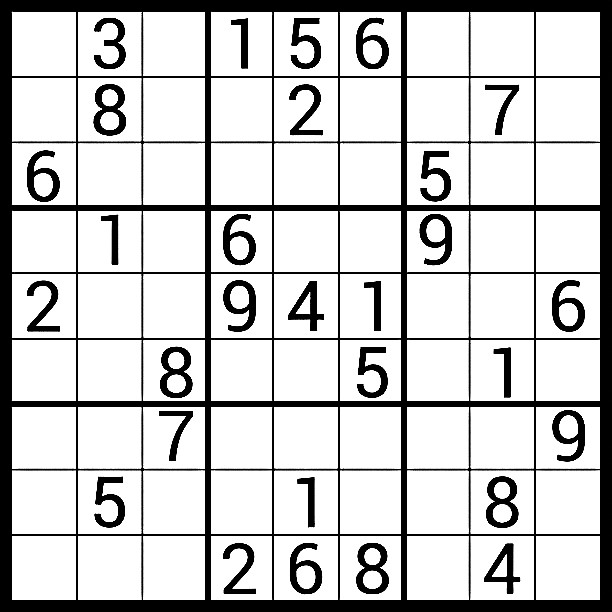
#> input picture Sudoku Solver/sudoku/3.jpg, 612 x 612 px
$ python -i utils.py   (imports and definitions only)   (older library calls are emulated)
#> lines starting #> are read from the running program, lines starting #| are printed output that depends on the picture; after the words box and inside, x2 and y2 are one past the last pixel; in counts of white or black regions, pixels touching at a corner belong together
#> further down, picture is the input picture: shape (612, 612, 3); min 0, max 255, mean 203.7
import cv2
import imutils
import numpy as np

# [7 lines left out: function resize_image, not called in this run]


def to_grayscale(img, method="mean", blocksize=91, c=7):
#> called with method = 'mean', blocksize = 41, c = 8
    img = cv2.GaussianBlur(img, ksize=(3, 3), sigmaX=0)
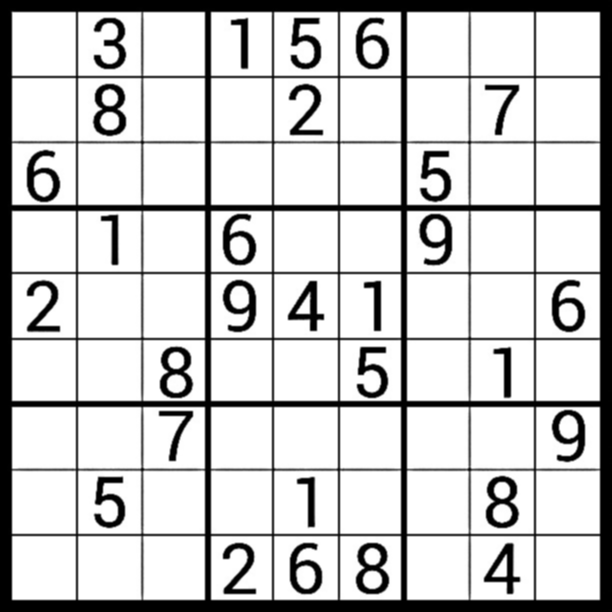
#> img: shape (612, 612, 3); min 0, max 255, mean 203.7
    gray = cv2.cvtColor(img, cv2.COLOR_RGB2GRAY)
    if method == "mean":
        adaptiveMethod = cv2.ADAPTIVE_THRESH_MEAN_C
    elif method == "gaussian":
        adaptiveMethod = cv2.ADAPTIVE_THRESH_GAUSSIAN_C
    thresh = cv2.adaptiveThreshold(gray,
                                    maxValue=255,
                                    adaptiveMethod=adaptiveMethod,
                                    thresholdType=cv2.THRESH_BINARY,
                                    blockSize=blocksize,
                                    C=c)
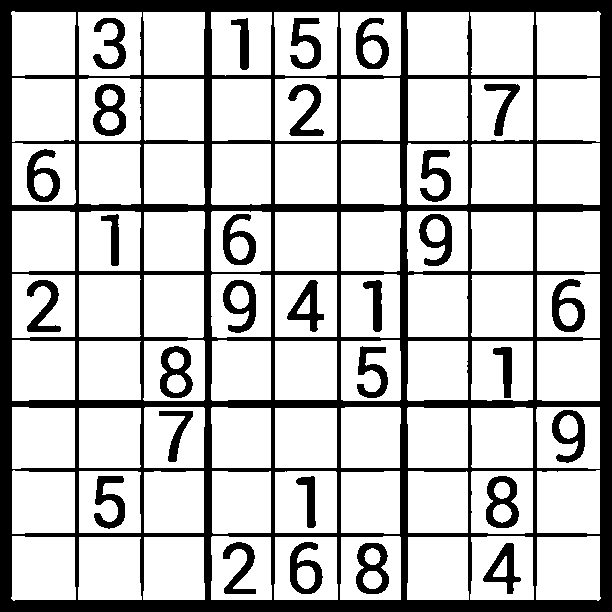
#> thresh: shape (612, 612); 75.5% white; 30 black regions, largest, box (x1, y1, x2, y2) and area: (0, 0, 612, 612) 70290, (93, 84, 126, 136) 925, (486, 476, 519, 528) 916
    thresh = cv2.bitwise_not(thresh)
#> thresh: shape (612, 612); 24.5% white; 30 white regions
    return thresh


def get_ordered_corners(approx_arr):
    try:
        assert(approx_arr.shape == (4, 1, 2) or approx_arr.shape == (4, 2))
    except:
        raise ValueError(f"Incorrect shape for approx_arr: {approx_arr.shape}. Requires shape of (4, 1, 2) or (4, 2).")
    if approx_arr.shape == (4, 1, 2):
        approx_arr = np.squeeze(approx_arr, axis=1)
    max_x = int(1.1 * np.max(approx_arr[:,0]))
    origin_1 = [0, 0]
    origin_2 = [max_x, 0]
    distances_1 = [np.linalg.norm(point - origin_1) for point in approx_arr]
    distances_2 = [np.linalg.norm(point - origin_2) for point in approx_arr]
    tl_idx = np.argmin(distances_1)
    br_idx = np.argmax(distances_1)
    dist_arr = distances_2.copy()
    dist_arr[tl_idx] = np.inf
    dist_arr[br_idx] = np.inf
    tr_idx = np.argmin(dist_arr)
    dist_arr = distances_2.copy()
    dist_arr[tl_idx] = -np.inf
    dist_arr[br_idx] = -np.inf
    bl_idx = np.argmax(dist_arr)
    tl = approx_arr[tl_idx]
    br = approx_arr[br_idx]
    tr = approx_arr[tr_idx]
    bl = approx_arr[bl_idx]
    return np.array([tl, tr, br, bl])


def perspective_transform(input_img, src_corners, pad=10):
    src_corners = get_ordered_corners(src_corners)
    src_corners = src_corners.astype("float32")
    tl, tr, br, bl = src_corners
    bottom_width = np.sqrt(((br[0] - bl[0]) ** 2) + ((br[1] - bl[1]) ** 2))
    top_width = np.sqrt(((tr[0] - tl[0]) ** 2) + ((tr[1] - tl[1]) ** 2))
    max_width = max(int(bottom_width), int(top_width))
    left_height = np.sqrt(((tl[0] - bl[0]) ** 2) + ((tl[1] - bl[1]) ** 2))
    right_height = np.sqrt(((tr[0] - br[0]) ** 2) + ((tr[1] - br[1]) ** 2))
    max_height = max(int(left_height), int(right_height))
    dest_img_corners = np.array([[0+pad, 0+pad],
                                 [max_width-1-pad, 0+pad],
                                 [max_width-1-pad, max_height-1-pad],
                                 [0+pad, max_height-1-pad]], dtype="float32")
    M = cv2.getPerspectiveTransform(src=src_corners, dst=dest_img_corners)
    warped_img = cv2.warpPerspective(input_img, M, (max_width, max_height))
    return M, warped_img


def find_grid_candidates(img, to_plot=False):
    M_matrices = []
    warped_images = []
    img_area = img.shape[0] * img.shape[1]
    thresh = to_grayscale(img, blocksize=41, c=8)
    contours = cv2.findContours(image=thresh.copy(),
                                mode=cv2.RETR_EXTERNAL,
                                method=cv2.CHAIN_APPROX_SIMPLE)
#> contours = 1 contour; box (x1, y1, x2, y2) and area: (0, 0, 612, 612) 373321
    if contours:
        contours = imutils.grab_contours(contours)
#> contours = [[[0, 0], [0, 611], [611, 611], [611, 0]]]
        contours = sorted(contours, key=cv2.contourArea, reverse=True)
        if to_plot:
            with_contours = cv2.drawContours(img.copy(), contours, -1, (0, 255, 75), thickness=2)
            cv2.imshow("Contours", with_contours)
            cv2.waitKey(0)
        for contour in contours:
            perimeter = cv2.arcLength(contour, True)
            approx = cv2.approxPolyDP(contour, 0.03 * perimeter, True)
            contour_area = cv2.contourArea(contour)
            contour_fractional_area = contour_area / img_area
            if len(approx) == 4 and contour_fractional_area > 0.1:
                approx = get_ordered_corners(approx)
                M, warped_img = perspective_transform(input_img=img,
                                                              src_corners=approx,
                                                              pad=30)
                M_matrices.append(M)
                warped_images.append(warped_img)
#> this loop made 1 pass
#> (perimeter, contour_area, contour_fractional_area) on pass 1: (2444, 373321, 0.997)
#> pass 1, in perspective_transform, `warped_img = cv2.warpPerspective(input_img, M, (max_width, max_height))`:
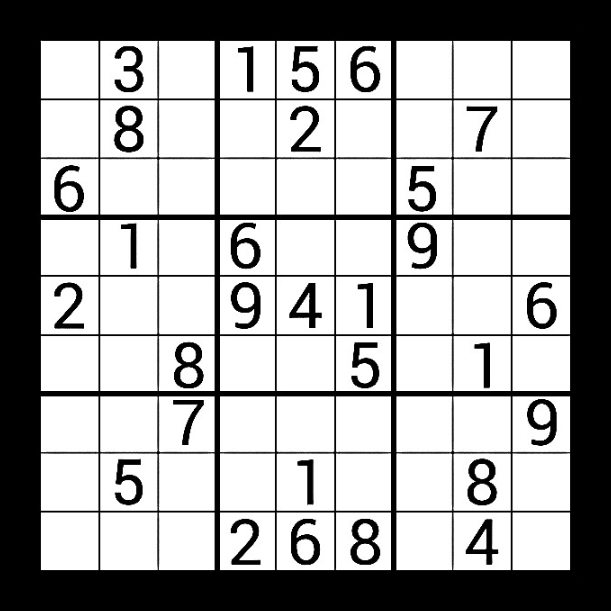
#> warped_img: shape (611, 611, 3); min 0, max 255, mean 165.6
#> after the loop, M_matrices = [[[0.9, 0, 30], [0, 0.9, 30], [0, 0, 1]]]; warped_images = 1 item
    if warped_images:
        return M_matrices, warped_images
    else:
        raise Exception("No grid contour candidates were found in image")


# [27 lines left out: function detect_digit, not called in this run]


def locate_cells(grid_img):
    valid_cells = []
    grid_area = grid_img.shape[0] * grid_img.shape[1]
    grid_img = to_grayscale(grid_img, method="mean", blocksize=91, c=7)
    contours = cv2.findContours(image=grid_img.copy(),
                                mode=cv2.RETR_TREE,
                                method=cv2.CHAIN_APPROX_NONE)
    if contours:
        contours = imutils.grab_contours(contours)
        contours = sorted(contours, key=cv2.contourArea, reverse=True)
        for contour in contours:
            perimeter = cv2.arcLength(contour, True)
            approx = cv2.approxPolyDP(contour, 0.03 * perimeter, True)
            contour_fractional_area = cv2.contourArea(contour) / grid_area
            if len(approx) == 4 and contour_fractional_area > 0.005 and contour_fractional_area < 0.015:
                mask = np.zeros_like(grid_img)
                cv2.drawContours(image=mask,
                                contours=[contour],
                                contourIdx=0,
                                color=255,
                                thickness=cv2.FILLED)
                y_px, x_px = np.where(mask==255)
                cell_image = grid_img[min(y_px):max(y_px)+1, min(x_px):max(x_px)+1]
                digit_is_present, cell_image = detect_digit(img=cell_image,
                                                                             area_threshold=5,
                                                                             apply_border=True)
                kernel = np.ones((3, 3), np.uint8)
                cell_image = cv2.erode(cell_image, kernel, iterations=1)
                cell_image = cv2.resize(cell_image, dsize=(28, 28), interpolation=cv2.INTER_AREA)
                moments = cv2.moments(contour)
                x_centroid = int(moments['m10'] / moments['m00'])
                y_centroid = int(moments['m01'] / moments['m00'])
                valid_cells.append({'img': cell_image,
                                    'contains_digit': digit_is_present,
                                    'x_centroid': x_centroid,
                                    'y_centroid': y_centroid})
    else:
        print("No valid cells found in image")
    return valid_cells


def extract_valid_cells(img):
    M_matrices, warped_images = find_grid_candidates(img)
#> M_matrices = [[[0.9, 0, 30], [0, 0.9, 30], [0, 0, 1]]]; warped_images = 1 item
    if not warped_images:
        raise Exception("No grid candidates were found in the image.")
    for i, grid_image in enumerate(warped_images):
        valid_cells = locate_cells(grid_image)
        M = M_matrices[i]
        if len(valid_cells) == 81:
            valid_cells = sort_cells(valid_cells)
            return valid_cells, M, grid_image
#> this loop made 1 pass
#> grid_area in locate_cells on pass 1: 373321
#> pass 1, in to_grayscale (call 2), `img = cv2.GaussianBlur(img, ksize=(3, 3), sigmaX=0)`:
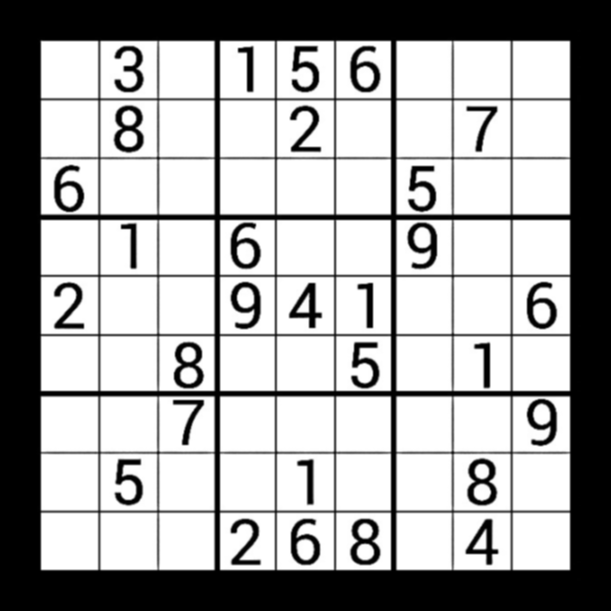
#> img: shape (611, 611, 3); min 0, max 255, mean 165.6
#> pass 1, in to_grayscale (call 2), `thresh = cv2.adaptiveThreshold(gray, maxValue=255, adaptiveMethod=adap..`:
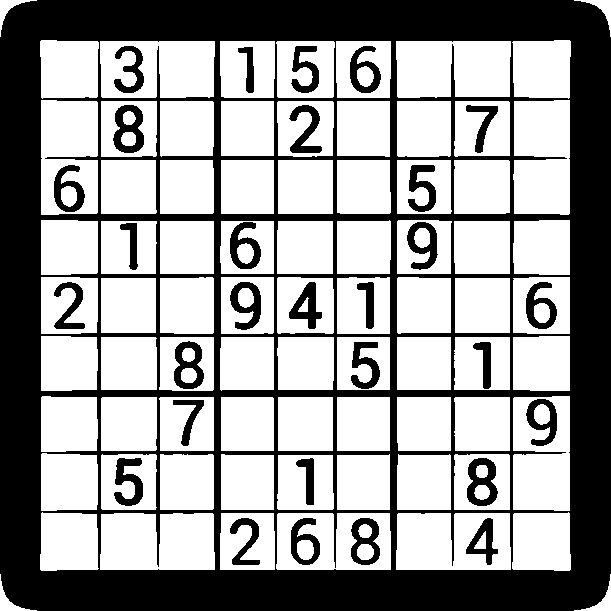
#> thresh: shape (611, 611); 61.2% white; 30 black regions, largest, box (x1, y1, x2, y2) and area: (0, 0, 611, 611) 126232, (113, 105, 144, 153) 874, (467, 458, 498, 506) 872
    raise Exception("Unable to find the required number of cells in image.")


# [55 lines left out: functions sort_cells, predict_grid, render_solution, not called in this run]

>>> import cv2
>>> picture = cv2.cvtColor(cv2.imread('sudoku/3.jpg'), cv2.COLOR_BGR2RGB)
#> (the run stopped early here; a loop or call above may not have finished)

$ run again, on Sudoku Solver/sudoku/2.png
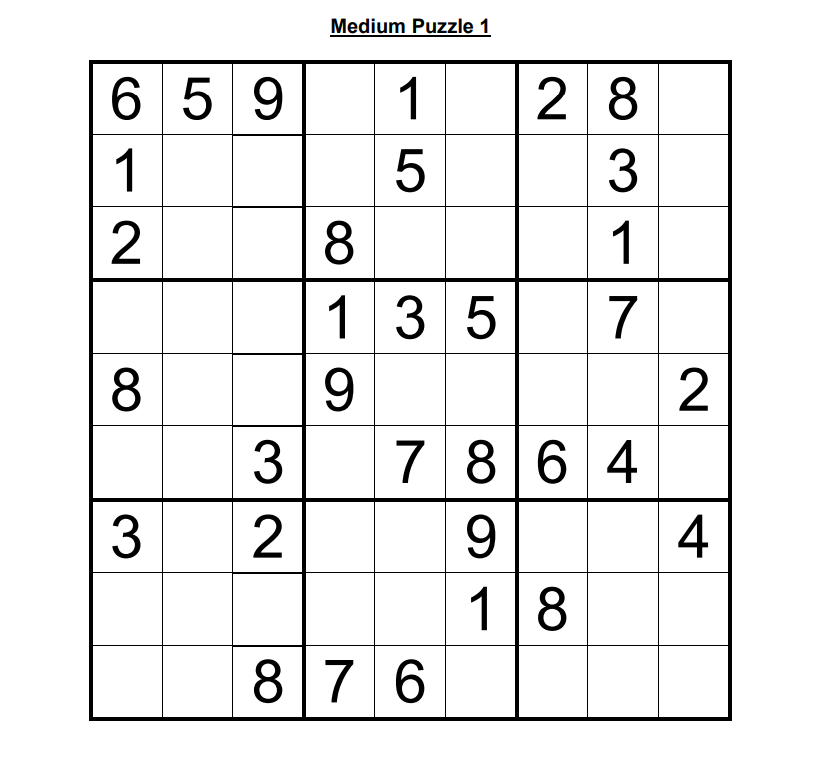
#> input picture Sudoku Solver/sudoku/2.png, 836 x 761 px
#> in to_grayscale, `thresh = cv2.adaptiveThreshold(gray, maxValue=255, adaptiveMethod=adap..`:
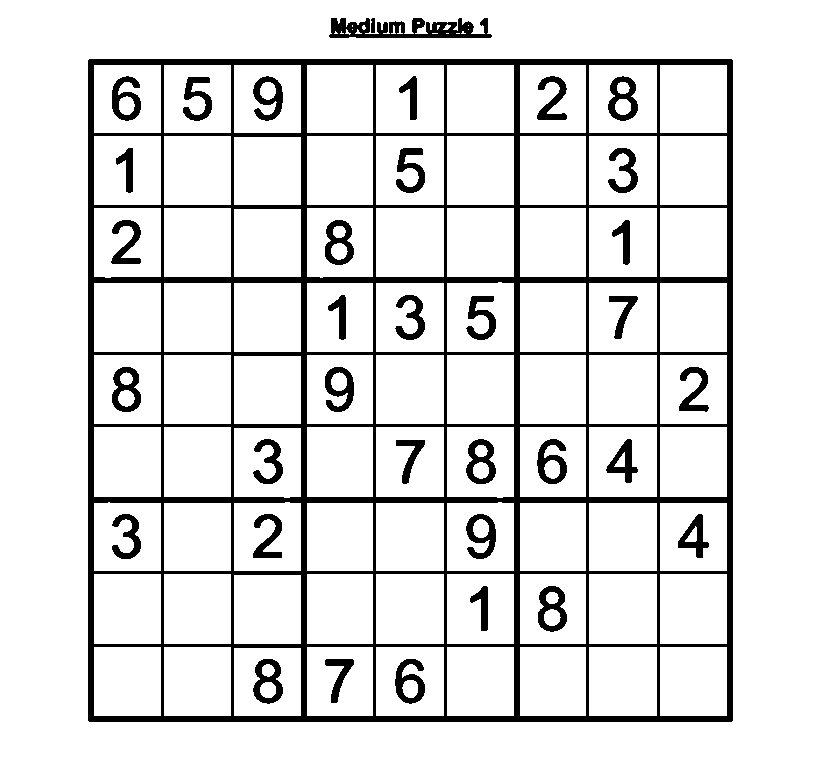
#> thresh: shape (761, 836); 88.2% white; 36 black regions, largest, box (x1, y1, x2, y2) and area: (88, 59, 733, 722) 53534, (329, 18, 492, 38) 2020, (538, 586, 567, 632) 705
#> in find_grid_candidates, `contours = cv2.findContours(image=thresh.copy(), mode=cv2.RETR_EXTERNA..`: contours = 3 contours; box (x1, y1, x2, y2) and area: (88, 59, 733, 722) 426326, (329, 18, 492, 38) 1894, (371, 18, 375, 33) 40
#> the loop in find_grid_candidates, `for contour in contours:` made 3 passes
#> (perimeter, approx, contour_area, contour_fractional_area) on pass 3: (34.24, [[372, 18], [371, 32], [374, 32], [374, 18]], 39.5, 6.21e-05)
#> after the loop in find_grid_candidates, `for contour in contours:`: M_matrices = [[[0.905, 0.00137, -50.64], [-0.00141, 0.908, -23.43], [-1.66e-19, -2.51e-22, 1]]]; warped_images = 1 item
#> the loop in extract_valid_cells, `for i, grid_image in enumerate(warped_images):` made 1 pass
#> grid_area in locate_cells on pass 1: 425023
#> pass 1, in to_grayscale (call 2), `thresh = cv2.adaptiveThreshold(gray, maxValue=255, adaptiveMethod=adap..`:
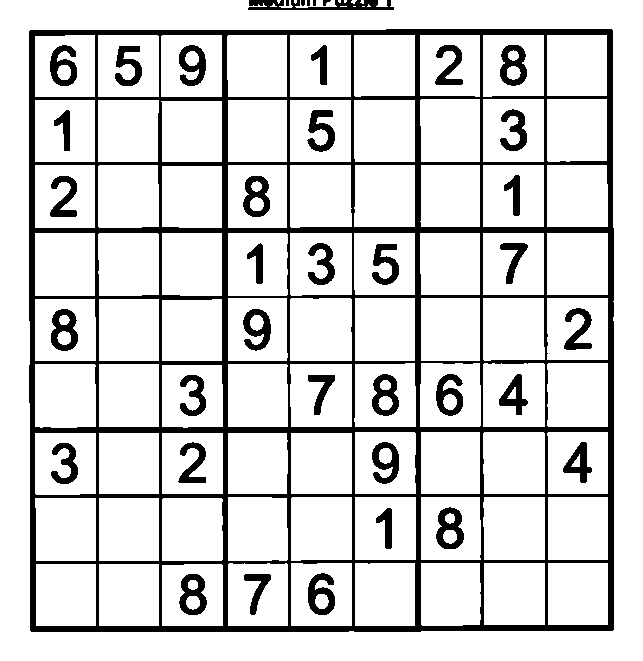
#> thresh: shape (661, 643); 84.5% white; 40 black regions (3 under 20 px), largest, box (x1, y1, x2, y2) and area: (29, 29, 614, 632) 46992, (248, 0, 394, 10) 907, (436, 507, 464, 549) 676
